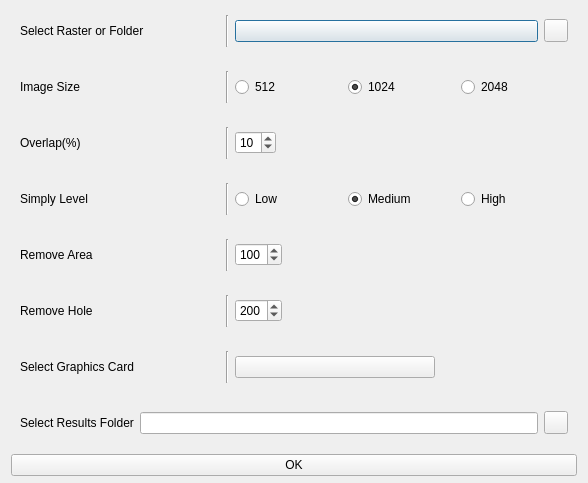
<?xml version="1.0" encoding="UTF-8"?>
<ui version="4.0">
 <class>segDialog</class>
 <widget class="QDialog" name="segDialog">
  <property name="geometry">
   <rect>
    <x>0</x>
    <y>0</y>
    <width>588</width>
    <height>483</height>
   </rect>
  </property>
  <property name="windowTitle">
   <string/>
  </property>
  <layout class="QVBoxLayout" name="verticalLayout">
   <property name="spacing">
    <number>6</number>
   </property>
   <property name="topMargin">
    <number>6</number>
   </property>
   <property name="bottomMargin">
    <number>7</number>
   </property>
   <item>
    <widget class="CardWidget" name="CardWidget_4">
     <property name="layoutDirection">
      <enum>Qt::LeftToRight</enum>
     </property>
     <layout class="QHBoxLayout" name="horizontalLayout_5">
      <item>
       <widget class="BodyLabel" name="BodyLabel">
        <property name="sizePolicy">
         <sizepolicy hsizetype="Fixed" vsizetype="Preferred">
          <horstretch>0</horstretch>
          <verstretch>0</verstretch>
         </sizepolicy>
        </property>
        <property name="minimumSize">
         <size>
          <width>200</width>
          <height>0</height>
         </size>
        </property>
        <property name="text">
         <string>Select Raster or Folder</string>
        </property>
       </widget>
      </item>
      <item>
       <widget class="Line" name="line">
        <property name="orientation">
         <enum>Qt::Vertical</enum>
        </property>
       </widget>
      </item>
      <item>
       <widget class="ComboBox" name="inputComboBox">
        <property name="sizePolicy">
         <sizepolicy hsizetype="Expanding" vsizetype="Fixed">
          <horstretch>0</horstretch>
          <verstretch>0</verstretch>
         </sizepolicy>
        </property>
       </widget>
      </item>
      <item>
       <widget class="ToolButton" name="selectInputFilePB"/>
      </item>
     </layout>
    </widget>
   </item>
   <item>
    <widget class="CardWidget" name="CardWidget_2">
     <layout class="QHBoxLayout" name="horizontalLayout_2">
      <item>
       <widget class="BodyLabel" name="BodyLabel_2">
        <property name="sizePolicy">
         <sizepolicy hsizetype="Fixed" vsizetype="Preferred">
          <horstretch>0</horstretch>
          <verstretch>0</verstretch>
         </sizepolicy>
        </property>
        <property name="minimumSize">
         <size>
          <width>200</width>
          <height>0</height>
         </size>
        </property>
        <property name="text">
         <string>Image Size</string>
        </property>
       </widget>
      </item>
      <item>
       <widget class="Line" name="line_2">
        <property name="orientation">
         <enum>Qt::Vertical</enum>
        </property>
       </widget>
      </item>
      <item>
       <widget class="RadioButton" name="imgSizeRb_512">
        <property name="text">
         <string>512</string>
        </property>
        <property name="checked">
         <bool>false</bool>
        </property>
        <attribute name="buttonGroup">
         <string notr="true">imgSizeButtonGroup</string>
        </attribute>
       </widget>
      </item>
      <item>
       <widget class="RadioButton" name="imgSizeRb_1024">
        <property name="text">
         <string>1024</string>
        </property>
        <property name="checked">
         <bool>true</bool>
        </property>
        <attribute name="buttonGroup">
         <string notr="true">imgSizeButtonGroup</string>
        </attribute>
       </widget>
      </item>
      <item>
       <widget class="RadioButton" name="imgSizeRb_2048">
        <property name="text">
         <string>2048</string>
        </property>
        <attribute name="buttonGroup">
         <string notr="true">imgSizeButtonGroup</string>
        </attribute>
       </widget>
      </item>
     </layout>
    </widget>
   </item>
   <item>
    <widget class="CardWidget" name="CardWidget_3">
     <layout class="QHBoxLayout" name="horizontalLayout_4">
      <item>
       <widget class="BodyLabel" name="BodyLabel_3">
        <property name="sizePolicy">
         <sizepolicy hsizetype="Fixed" vsizetype="Preferred">
          <horstretch>0</horstretch>
          <verstretch>0</verstretch>
         </sizepolicy>
        </property>
        <property name="minimumSize">
         <size>
          <width>200</width>
          <height>0</height>
         </size>
        </property>
        <property name="text">
         <string>Overlap(%)</string>
        </property>
       </widget>
      </item>
      <item>
       <widget class="Line" name="line_3">
        <property name="orientation">
         <enum>Qt::Vertical</enum>
        </property>
       </widget>
      </item>
      <item>
       <widget class="SpinBox" name="overlapSpinBox">
        <property name="readOnly">
         <bool>false</bool>
        </property>
        <property name="minimum">
         <number>5</number>
        </property>
        <property name="maximum">
         <number>40</number>
        </property>
        <property name="singleStep">
         <number>5</number>
        </property>
        <property name="value">
         <number>10</number>
        </property>
       </widget>
      </item>
      <item>
       <spacer name="horizontalSpacer">
        <property name="orientation">
         <enum>Qt::Horizontal</enum>
        </property>
        <property name="sizeHint" stdset="0">
         <size>
          <width>40</width>
          <height>20</height>
         </size>
        </property>
       </spacer>
      </item>
     </layout>
    </widget>
   </item>
   <item>
    <widget class="CardWidget" name="CardWidget_5">
     <layout class="QHBoxLayout" name="horizontalLayout_6">
      <item>
       <widget class="BodyLabel" name="BodyLabel_5">
        <property name="sizePolicy">
         <sizepolicy hsizetype="Fixed" vsizetype="Preferred">
          <horstretch>0</horstretch>
          <verstretch>0</verstretch>
         </sizepolicy>
        </property>
        <property name="minimumSize">
         <size>
          <width>200</width>
          <height>0</height>
         </size>
        </property>
        <property name="text">
         <string>Simply Level</string>
        </property>
       </widget>
      </item>
      <item>
       <widget class="Line" name="line_4">
        <property name="orientation">
         <enum>Qt::Vertical</enum>
        </property>
       </widget>
      </item>
      <item>
       <widget class="RadioButton" name="simplyRb_low">
        <property name="text">
         <string>Low</string>
        </property>
        <attribute name="buttonGroup">
         <string notr="true">simplyButtonGroup</string>
        </attribute>
       </widget>
      </item>
      <item>
       <widget class="RadioButton" name="simplyRb_mid">
        <property name="text">
         <string>Medium</string>
        </property>
        <property name="checked">
         <bool>true</bool>
        </property>
        <attribute name="buttonGroup">
         <string notr="true">simplyButtonGroup</string>
        </attribute>
       </widget>
      </item>
      <item>
       <widget class="RadioButton" name="simplyRb_high">
        <property name="text">
         <string>High</string>
        </property>
        <attribute name="buttonGroup">
         <string notr="true">simplyButtonGroup</string>
        </attribute>
       </widget>
      </item>
     </layout>
    </widget>
   </item>
   <item>
    <widget class="CardWidget" name="CardWidget_6">
     <layout class="QHBoxLayout" name="horizontalLayout_7">
      <item>
       <widget class="BodyLabel" name="BodyLabel_6">
        <property name="sizePolicy">
         <sizepolicy hsizetype="Fixed" vsizetype="Preferred">
          <horstretch>0</horstretch>
          <verstretch>0</verstretch>
         </sizepolicy>
        </property>
        <property name="minimumSize">
         <size>
          <width>200</width>
          <height>0</height>
         </size>
        </property>
        <property name="text">
         <string>Remove Area</string>
        </property>
       </widget>
      </item>
      <item>
       <widget class="Line" name="line_5">
        <property name="orientation">
         <enum>Qt::Vertical</enum>
        </property>
       </widget>
      </item>
      <item>
       <widget class="SpinBox" name="removeAreaSpinBox">
        <property name="readOnly">
         <bool>false</bool>
        </property>
        <property name="minimum">
         <number>10</number>
        </property>
        <property name="maximum">
         <number>500</number>
        </property>
        <property name="singleStep">
         <number>50</number>
        </property>
        <property name="value">
         <number>100</number>
        </property>
       </widget>
      </item>
      <item>
       <spacer name="horizontalSpacer_2">
        <property name="orientation">
         <enum>Qt::Horizontal</enum>
        </property>
        <property name="sizeHint" stdset="0">
         <size>
          <width>40</width>
          <height>20</height>
         </size>
        </property>
       </spacer>
      </item>
     </layout>
    </widget>
   </item>
   <item>
    <widget class="CardWidget" name="CardWidget_7">
     <layout class="QHBoxLayout" name="horizontalLayout_8">
      <item>
       <widget class="BodyLabel" name="BodyLabel_7">
        <property name="sizePolicy">
         <sizepolicy hsizetype="Fixed" vsizetype="Preferred">
          <horstretch>0</horstretch>
          <verstretch>0</verstretch>
         </sizepolicy>
        </property>
        <property name="minimumSize">
         <size>
          <width>200</width>
          <height>0</height>
         </size>
        </property>
        <property name="text">
         <string>Remove Hole</string>
        </property>
       </widget>
      </item>
      <item>
       <widget class="Line" name="line_6">
        <property name="orientation">
         <enum>Qt::Vertical</enum>
        </property>
       </widget>
      </item>
      <item>
       <widget class="SpinBox" name="removeHoleSpinBox">
        <property name="readOnly">
         <bool>false</bool>
        </property>
        <property name="minimum">
         <number>10</number>
        </property>
        <property name="maximum">
         <number>500</number>
        </property>
        <property name="singleStep">
         <number>50</number>
        </property>
        <property name="value">
         <number>200</number>
        </property>
       </widget>
      </item>
      <item>
       <spacer name="horizontalSpacer_3">
        <property name="orientation">
         <enum>Qt::Horizontal</enum>
        </property>
        <property name="sizeHint" stdset="0">
         <size>
          <width>40</width>
          <height>20</height>
         </size>
        </property>
       </spacer>
      </item>
     </layout>
    </widget>
   </item>
   <item>
    <widget class="CardWidget" name="CardWidget_8">
     <layout class="QHBoxLayout" name="horizontalLayout_9">
      <item>
       <widget class="BodyLabel" name="BodyLabel_8">
        <property name="sizePolicy">
         <sizepolicy hsizetype="Fixed" vsizetype="Preferred">
          <horstretch>0</horstretch>
          <verstretch>0</verstretch>
         </sizepolicy>
        </property>
        <property name="minimumSize">
         <size>
          <width>200</width>
          <height>0</height>
         </size>
        </property>
        <property name="text">
         <string>Select Graphics Card</string>
        </property>
       </widget>
      </item>
      <item>
       <widget class="Line" name="line_7">
        <property name="orientation">
         <enum>Qt::Vertical</enum>
        </property>
       </widget>
      </item>
      <item>
       <widget class="ComboBox" name="selectGpuComboBox">
        <property name="minimumSize">
         <size>
          <width>200</width>
          <height>0</height>
         </size>
        </property>
       </widget>
      </item>
      <item>
       <spacer name="horizontalSpacer_4">
        <property name="orientation">
         <enum>Qt::Horizontal</enum>
        </property>
        <property name="sizeHint" stdset="0">
         <size>
          <width>40</width>
          <height>20</height>
         </size>
        </property>
       </spacer>
      </item>
     </layout>
    </widget>
   </item>
   <item>
    <widget class="CardWidget" name="CardWidget">
     <property name="layoutDirection">
      <enum>Qt::LeftToRight</enum>
     </property>
     <layout class="QHBoxLayout" name="horizontalLayout">
      <item>
       <widget class="BodyLabel" name="BodyLabel_4">
        <property name="text">
         <string>Select Results Folder</string>
        </property>
       </widget>
      </item>
      <item>
       <widget class="LineEdit" name="saveLE"/>
      </item>
      <item>
       <widget class="ToolButton" name="selectSaveFilePB"/>
      </item>
     </layout>
    </widget>
   </item>
   <item>
    <widget class="PushButton" name="runPB">
     <property name="text">
      <string>OK</string>
     </property>
    </widget>
   </item>
  </layout>
 </widget>
 <customwidgets>
  <customwidget>
   <class>ComboBox</class>
   <extends>QPushButton</extends>
   <header>qfluentwidgets</header>
  </customwidget>
  <customwidget>
   <class>PushButton</class>
   <extends>QPushButton</extends>
   <header>qfluentwidgets</header>
  </customwidget>
  <customwidget>
   <class>ToolButton</class>
   <extends>QToolButton</extends>
   <header>qfluentwidgets</header>
  </customwidget>
  <customwidget>
   <class>RadioButton</class>
   <extends>QRadioButton</extends>
   <header>qfluentwidgets</header>
  </customwidget>
  <customwidget>
   <class>CardWidget</class>
   <extends>QFrame</extends>
   <header>qfluentwidgets</header>
   <container>1</container>
  </customwidget>
  <customwidget>
   <class>BodyLabel</class>
   <extends>QLabel</extends>
   <header>qfluentwidgets</header>
  </customwidget>
  <customwidget>
   <class>LineEdit</class>
   <extends>QLineEdit</extends>
   <header>qfluentwidgets</header>
  </customwidget>
  <customwidget>
   <class>SpinBox</class>
   <extends>QSpinBox</extends>
   <header>qfluentwidgets</header>
  </customwidget>
 </customwidgets>
 <resources/>
 <connections/>
 <buttongroups>
  <buttongroup name="imgSizeButtonGroup"/>
  <buttongroup name="simplyButtonGroup"/>
 </buttongroups>
</ui>
